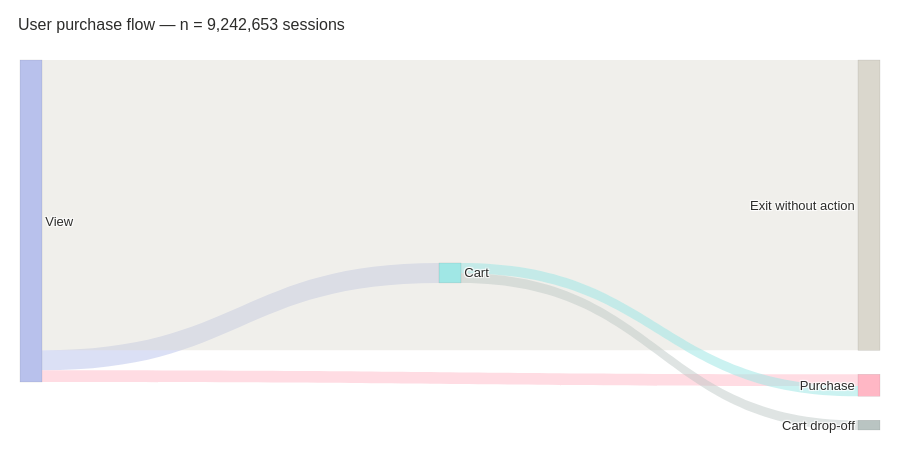

The notebook cell saved with this chart:
### Markdown cell above
### 3.2.2 User Transition from View (to Cart) to Purchase

### Code cell
import pandas as pd
import numpy as np
import plotly.graph_objects as go

target_events = ["view", "cart", "purchase"]

# 1Only keep relevant event types
df = event_raw.loc[
    event_raw["event_type"].isin(target_events),
    ["user_session", "event_type"]
].dropna()

# 2Remove duplicate session-event pairs
df = df.drop_duplicates()

# Build boolean session x event_type table
flags = (
    df.assign(value=True)
      .pivot_table(
          index="user_session",
          columns="event_type",
          values="value",
          aggfunc="any",
          fill_value=False
      )
      .astype(bool)
)
# Ensure columns exist
for col in target_events:
    if col not in flags.columns:
        flags[col] = False

# Keep only sessions with view
sessions = flags[flags["view"]]

has_cart = sessions["cart"].to_numpy()
has_purch = sessions["purchase"].to_numpy()

n_view_cart_purchase   = int(( has_cart &  has_purch).sum())
n_view_cart_dropoff    = int(( has_cart & ~has_purch).sum())
n_view_purchase_direct = int((~has_cart &  has_purch).sum())
n_view_exit            = int((~has_cart & ~has_purch).sum())

total = len(sessions)

n_view_cart    = n_view_cart_purchase + n_view_cart_dropoff
n_view_purch   = n_view_purchase_direct
n_cart_purch   = n_view_cart_purchase
n_cart_dropoff = n_view_cart_dropoff

labels = ["View", "Cart", "Purchase", "Cart drop-off", "Exit without action"]
node_colors = ["#B8C1EC", "#A0E7E5", "#FFB7C5", "#B9C4C2", "#DAD7CD"]

sources = [0, 0, 0, 1, 1]
targets = [1, 2, 4, 2, 3]
values  = [n_view_cart, n_view_purch, n_view_exit, n_cart_purch, n_cart_dropoff]

link_colors = [
    "rgba(184, 193, 236, 0.50)",  # View -> Cart
    "rgba(255, 183, 197, 0.48)",  # View -> Purchase
    "rgba(218, 215, 205, 0.40)",  # View -> Exit
    "rgba(160, 231, 229, 0.55)",  # Cart -> Purchase
    "rgba(185, 196, 194, 0.45)",  # Cart -> Drop-off
]

fig = go.Figure(data=[go.Sankey(
    arrangement="snap",
    node=dict(
        pad=24,
        thickness=22,
        line=dict(color="rgba(0,0,0,0.15)", width=0.5),
        label=labels,
        color=node_colors,
        hovertemplate="%{label}<br>Total: %{value:,}<extra></extra>",
    ),
    link=dict(
        source=sources,
        target=targets,
        value=values,
        color=link_colors,
        hovertemplate="%{source.label} → %{target.label}<br>Sessions: %{value:,}<extra></extra>",
    ),
)])

fig.update_layout(
    title=dict(
        text=f"User purchase flow — n = {total:,} sessions",
        font=dict(size=16, family="Helvetica, Arial, sans-serif"),
        x=0.02,
        xanchor="left",
    ),
    font=dict(family="Helvetica, Arial, sans-serif", size=13, color="#2C2C2A"),
    paper_bgcolor="white",
    plot_bgcolor="white",
    margin=dict(l=20, r=20, t=60, b=30),
    width=900,
    height=460,
)

fig.show()

print(f"Total sessions (with view):   {total:>8,}")
print(f"  → Add to cart:             {n_view_cart:>8,}  ({n_view_cart/total:.1%})")
print(f"  → Direct purchase:         {n_view_purch:>8,}  ({n_view_purch/total:.1%})")
print(f"  → Exit without action:     {n_view_exit:>8,}  ({n_view_exit/total:.1%})")

if n_view_cart > 0:
    print(f"From cart:                    {n_view_cart:>8,}")
    print(f"  → Purchase:                {n_cart_purch:>8,}  ({n_cart_purch/n_view_cart:.1%})")
    print(f"  → Drop-off:                {n_cart_dropoff:>8,}  ({n_cart_dropoff/n_view_cart:.1%})")

total_purchase = n_cart_purch + n_view_purch
print(f"Overall conversion: {total_purchase:,} / {total:,} = {total_purchase/total:.1%}")

### Figure 1 — Plotly figure (JSON) as saved in the notebook; plotly's stock layout.template omitted (floating-point values rounded to 4 significant figures)
{"data": [{"arrangement": "snap", "link": {"color": ["rgba(184, 193, 236, 0.50)", "rgba(255, 183, 197, 0.48)", "rgba(218, 215, 205, 0.40)", "rgba(160, 231, 229, 0.55)", "rgba(185, 196, 194, 0.45)"], "hovertemplate": "%{source.label} → %{target.label}<br>Sessions: %{value:,}<extra></extra>", "source": [0, 0, 0, 1, 1], "target": [1, 2, 4, 2, 3], "value": [571907, 337121, 8333625, 291500, 280407]}, "node": {"color": ["#B8C1EC", "#A0E7E5", "#FFB7C5", "#B9C4C2", "#DAD7CD"], "hovertemplate": "%{label}<br>Total: %{value:,}<extra></extra>", "label": ["View", "Cart", "Purchase", "Cart drop-off", "Exit without action"], "line": {"color": "rgba(0,0,0,0.15)", "width": 0.5}, "pad": 24, "thickness": 22}, "type": "sankey"}], "layout": {"font": {"color": "#2C2C2A", "family": "Helvetica, Arial, sans-serif", "size": 13}, "height": 460, "margin": {"b": 30, "l": 20, "r": 20, "t": 60}, "paper_bgcolor": "white", "plot_bgcolor": "white", "title": {"font": {"family": "Helvetica, Arial, sans-serif", "size": 16}, "text": "User purchase flow — n = 9,242,653 sessions", "x": 0.02, "xanchor": "left"}, "width": 900}}
